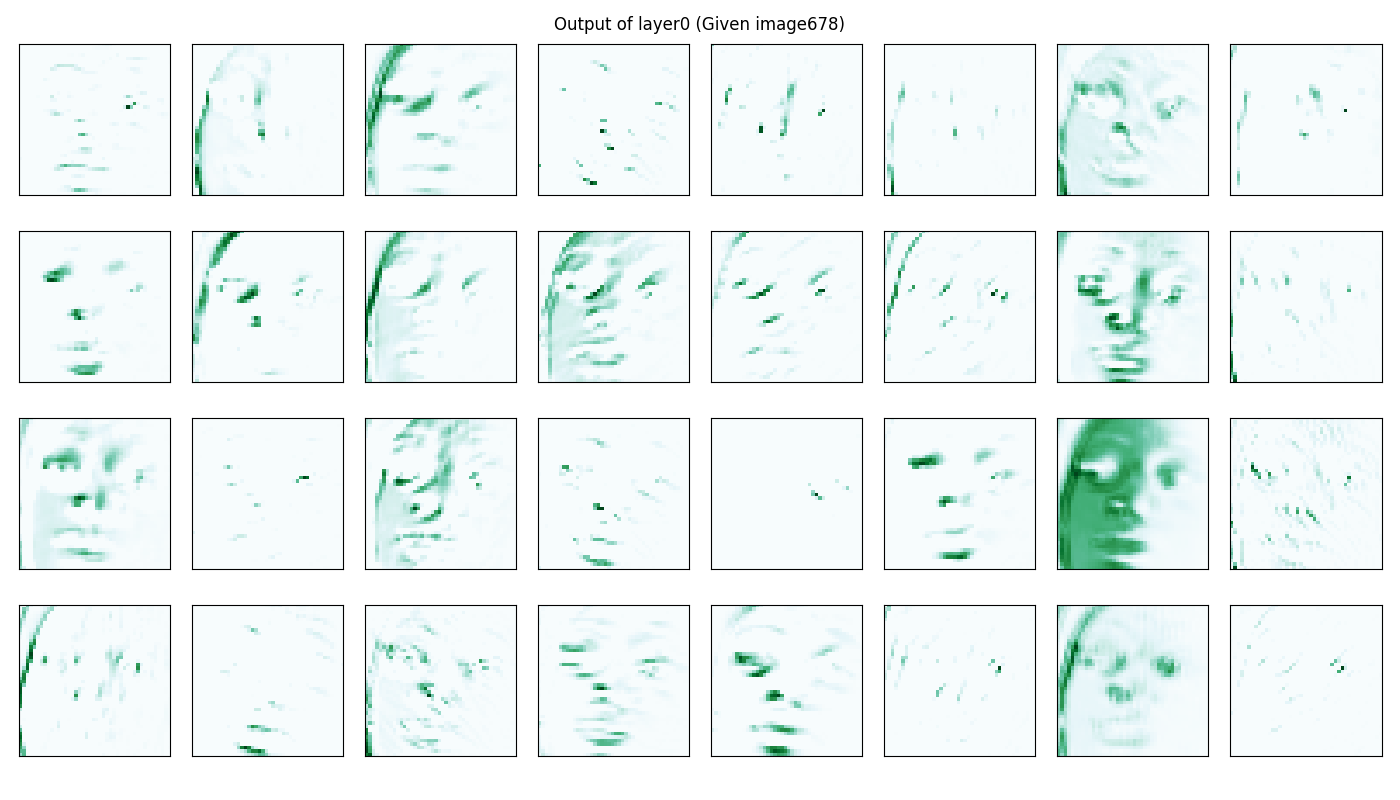

Here is the Python script that generated this plot:
from scipy.misc import imread
import os
import matplotlib.pyplot as plt
from keras.models import load_model
from keras import backend as K
# from utils import *
import numpy as np

choose_id = 678
model = load_model('./674561.hdf5')
layer_dict = dict([layer.name, layer] for layer in model.layers[1:])

input_img = model.input

name_ls = ['conv2d_2']
collect_layers = [ K.function([input_img, K.learning_phase()], [layer_dict[name].output]) for name in name_ls ]

photo = imread('./pngs/train/678.png').reshape(1, 48, 48, 1)
for cnt, fn in enumerate(collect_layers):
    im = fn([photo, 0]) #get the output of that layer
    fig = plt.figure(figsize=(14, 8))
    nb_filter = im[0].shape[3]
    for i in range(nb_filter):
        ax = fig.add_subplot(nb_filter/8, 8, i+1)
        ax.imshow(im[0][0, :, :, i], cmap='BuGn')
        plt.xticks(np.array([]))
        plt.yticks(np.array([]))
        plt.tight_layout()
    fig.suptitle('Output of layer{} (Given image{})'.format(cnt, choose_id))
    fig.savefig('p5_sub2')
